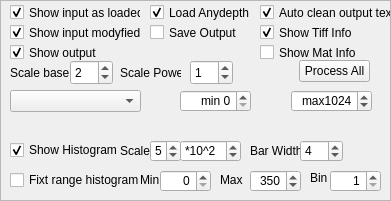
   <widget class="QFrame" name="frameMode">
    <property name="geometry">
     <rect>
      <x>510</x>
      <y>80</y>
      <width>391</width>
      <height>201</height>
     </rect>
    </property>
    <property name="frameShape">
     <enum>QFrame::StyledPanel</enum>
    </property>
    <property name="frameShadow">
     <enum>QFrame::Raised</enum>
    </property>
    <widget class="QCheckBox" name="checkBoxShowInput">
     <property name="geometry">
      <rect>
       <x>10</x>
       <y>0</y>
       <width>131</width>
       <height>25</height>
      </rect>
     </property>
     <property name="text">
      <string>Show input as loaded</string>
     </property>
     <property name="checked">
      <bool>true</bool>
     </property>
    </widget>
    <widget class="QCheckBox" name="checkBoxShowOutput">
     <property name="geometry">
      <rect>
       <x>10</x>
       <y>40</y>
       <width>91</width>
       <height>25</height>
      </rect>
     </property>
     <property name="text">
      <string>Show output</string>
     </property>
     <property name="checked">
      <bool>true</bool>
     </property>
    </widget>
    <widget class="QSpinBox" name="spinBoxScaleBase">
     <property name="geometry">
      <rect>
       <x>70</x>
       <y>60</y>
       <width>43</width>
       <height>25</height>
      </rect>
     </property>
     <property name="minimum">
      <number>1</number>
     </property>
     <property name="maximum">
      <number>8</number>
     </property>
     <property name="value">
      <number>2</number>
     </property>
    </widget>
    <widget class="QLabel" name="labelScaleBase">
     <property name="geometry">
      <rect>
       <x>10</x>
       <y>60</y>
       <width>61</width>
       <height>25</height>
      </rect>
     </property>
     <property name="text">
      <string>Scale base</string>
     </property>
    </widget>
    <widget class="QSpinBox" name="spinBoxScalePower">
     <property name="geometry">
      <rect>
       <x>190</x>
       <y>60</y>
       <width>43</width>
       <height>25</height>
      </rect>
     </property>
     <property name="minimum">
      <number>-1</number>
     </property>
     <property name="maximum">
      <number>2</number>
     </property>
     <property name="value">
      <number>1</number>
     </property>
    </widget>
    <widget class="QLabel" name="labelScalePower">
     <property name="geometry">
      <rect>
       <x>120</x>
       <y>60</y>
       <width>61</width>
       <height>25</height>
      </rect>
     </property>
     <property name="text">
      <string>Scale Power</string>
     </property>
    </widget>
    <widget class="QCheckBox" name="checkBoxShowTiffInfo">
     <property name="geometry">
      <rect>
       <x>260</x>
       <y>20</y>
       <width>101</width>
       <height>25</height>
      </rect>
     </property>
     <property name="text">
      <string>Show Tiff Info</string>
     </property>
     <property name="checked">
      <bool>true</bool>
     </property>
    </widget>
    <widget class="QCheckBox" name="checkBoxShowMatInfo">
     <property name="geometry">
      <rect>
       <x>260</x>
       <y>40</y>
       <width>101</width>
       <height>25</height>
      </rect>
     </property>
     <property name="text">
      <string>Show Mat Info</string>
     </property>
    </widget>
    <widget class="QCheckBox" name="checkBoxAutocleanOut">
     <property name="geometry">
      <rect>
       <x>260</x>
       <y>0</y>
       <width>131</width>
       <height>25</height>
      </rect>
     </property>
     <property name="text">
      <string>Auto clean output text</string>
     </property>
     <property name="checked">
      <bool>true</bool>
     </property>
    </widget>
    <widget class="QCheckBox" name="checkBoxLoadAnydepth">
     <property name="geometry">
      <rect>
       <x>150</x>
       <y>0</y>
       <width>101</width>
       <height>25</height>
      </rect>
     </property>
     <property name="text">
      <string>Load Anydepth</string>
     </property>
     <property name="checked">
      <bool>true</bool>
     </property>
    </widget>
    <widget class="QCheckBox" name="checkBoxSaveOutput">
     <property name="geometry">
      <rect>
       <x>150</x>
       <y>20</y>
       <width>91</width>
       <height>25</height>
      </rect>
     </property>
     <property name="text">
      <string>Save Output</string>
     </property>
    </widget>
    <widget class="QComboBox" name="comboBoxDisplayRange">
     <property name="geometry">
      <rect>
       <x>10</x>
       <y>90</y>
       <width>131</width>
       <height>22</height>
      </rect>
     </property>
    </widget>
    <widget class="QDoubleSpinBox" name="doubleSpinBoxFixMinDisp">
     <property name="geometry">
      <rect>
       <x>180</x>
       <y>90</y>
       <width>71</width>
       <height>22</height>
      </rect>
     </property>
     <property name="alignment">
      <set>Qt::AlignRight|Qt::AlignTrailing|Qt::AlignVCenter</set>
     </property>
     <property name="prefix">
      <string>min </string>
     </property>
     <property name="decimals">
      <number>0</number>
     </property>
     <property name="maximum">
      <double>65535.000000000000000</double>
     </property>
     <property name="singleStep">
      <double>64.000000000000000</double>
     </property>
    </widget>
    <widget class="QDoubleSpinBox" name="doubleSpinBoxFixMaxDisp">
     <property name="geometry">
      <rect>
       <x>291</x>
       <y>90</y>
       <width>81</width>
       <height>22</height>
      </rect>
     </property>
     <property name="alignment">
      <set>Qt::AlignRight|Qt::AlignTrailing|Qt::AlignVCenter</set>
     </property>
     <property name="prefix">
      <string>max</string>
     </property>
     <property name="decimals">
      <number>0</number>
     </property>
     <property name="maximum">
      <double>65535.000000000000000</double>
     </property>
     <property name="singleStep">
      <double>64.000000000000000</double>
     </property>
     <property name="value">
      <double>1024.000000000000000</double>
     </property>
    </widget>
    <widget class="QCheckBox" name="checkBoxShowHist">
     <property name="geometry">
      <rect>
       <x>10</x>
       <y>140</y>
       <width>111</width>
       <height>20</height>
      </rect>
     </property>
     <property name="text">
      <string>Show Histogram</string>
     </property>
     <property name="checked">
      <bool>true</bool>
     </property>
    </widget>
    <widget class="QLabel" name="labelMaxHistScale_2">
     <property name="geometry">
      <rect>
       <x>120</x>
       <y>140</y>
       <width>31</width>
       <height>22</height>
      </rect>
     </property>
     <property name="text">
      <string>Scale</string>
     </property>
    </widget>
    <widget class="QSpinBox" name="spinBoxHistScaleHeight">
     <property name="geometry">
      <rect>
       <x>150</x>
       <y>140</y>
       <width>31</width>
       <height>22</height>
      </rect>
     </property>
     <property name="minimum">
      <number>1</number>
     </property>
     <property name="maximum">
      <number>10</number>
     </property>
     <property name="singleStep">
      <number>1</number>
     </property>
     <property name="value">
      <number>5</number>
     </property>
    </widget>
    <widget class="QSpinBox" name="spinBoxHistScaleCoef">
     <property name="geometry">
      <rect>
       <x>180</x>
       <y>140</y>
       <width>61</width>
       <height>22</height>
      </rect>
     </property>
     <property name="suffix">
      <string/>
     </property>
     <property name="prefix">
      <string>*10^</string>
     </property>
     <property name="minimum">
      <number>0</number>
     </property>
     <property name="maximum">
      <number>5</number>
     </property>
     <property name="value">
      <number>2</number>
     </property>
    </widget>
    <widget class="QLabel" name="labelDirHistBarWidth_2">
     <property name="geometry">
      <rect>
       <x>250</x>
       <y>140</y>
       <width>61</width>
       <height>22</height>
      </rect>
     </property>
     <property name="text">
      <string>Bar Width</string>
     </property>
    </widget>
    <widget class="QSpinBox" name="spinBoxHistBarWidth">
     <property name="geometry">
      <rect>
       <x>300</x>
       <y>140</y>
       <width>43</width>
       <height>22</height>
      </rect>
     </property>
     <property name="maximum">
      <number>5</number>
     </property>
     <property name="singleStep">
      <number>1</number>
     </property>
     <property name="value">
      <number>4</number>
     </property>
    </widget>
    <widget class="QPushButton" name="pushButtonProcessAll">
     <property name="geometry">
      <rect>
       <x>299</x>
       <y>60</y>
       <width>71</width>
       <height>22</height>
      </rect>
     </property>
     <property name="text">
      <string>Process All</string>
     </property>
    </widget>
    <widget class="QCheckBox" name="checkBoxFixtRangeHistogram">
     <property name="geometry">
      <rect>
       <x>10</x>
       <y>170</y>
       <width>131</width>
       <height>20</height>
      </rect>
     </property>
     <property name="text">
      <string>Fixt range histogram</string>
     </property>
    </widget>
    <widget class="QLabel" name="labelMinHist">
     <property name="geometry">
      <rect>
       <x>140</x>
       <y>170</y>
       <width>31</width>
       <height>20</height>
      </rect>
     </property>
     <property name="text">
      <string>Min</string>
     </property>
    </widget>
    <widget class="QSpinBox" name="spinBoxMinHist">
     <property name="geometry">
      <rect>
       <x>160</x>
       <y>170</y>
       <width>51</width>
       <height>22</height>
      </rect>
     </property>
     <property name="alignment">
      <set>Qt::AlignRight|Qt::AlignTrailing|Qt::AlignVCenter</set>
     </property>
     <property name="maximum">
      <number>65535</number>
     </property>
    </widget>
    <widget class="QLabel" name="labelMaxHist">
     <property name="geometry">
      <rect>
       <x>220</x>
       <y>170</y>
       <width>31</width>
       <height>20</height>
      </rect>
     </property>
     <property name="text">
      <string>Max</string>
     </property>
    </widget>
    <widget class="QSpinBox" name="spinBoxMaxHist">
     <property name="geometry">
      <rect>
       <x>250</x>
       <y>170</y>
       <width>51</width>
       <height>22</height>
      </rect>
     </property>
     <property name="alignment">
      <set>Qt::AlignRight|Qt::AlignTrailing|Qt::AlignVCenter</set>
     </property>
     <property name="maximum">
      <number>65535</number>
     </property>
     <property name="value">
      <number>350</number>
     </property>
    </widget>
    <widget class="QLabel" name="labelHistogramBin">
     <property name="geometry">
      <rect>
       <x>310</x>
       <y>170</y>
       <width>21</width>
       <height>16</height>
      </rect>
     </property>
     <property name="text">
      <string>Bin</string>
     </property>
    </widget>
    <widget class="QSpinBox" name="HistogramBin">
     <property name="geometry">
      <rect>
       <x>330</x>
       <y>170</y>
       <width>51</width>
       <height>22</height>
      </rect>
     </property>
     <property name="alignment">
      <set>Qt::AlignRight|Qt::AlignTrailing|Qt::AlignVCenter</set>
     </property>
     <property name="minimum">
      <number>1</number>
     </property>
     <property name="maximum">
      <number>64</number>
     </property>
    </widget>
    <widget class="QCheckBox" name="checkBoxShowInputModyfied">
     <property name="geometry">
      <rect>
       <x>10</x>
       <y>20</y>
       <width>131</width>
       <height>25</height>
      </rect>
     </property>
     <property name="text">
      <string>Show input modyfied</string>
     </property>
     <property name="checked">
      <bool>true</bool>
     </property>
    </widget>
   </widget>
